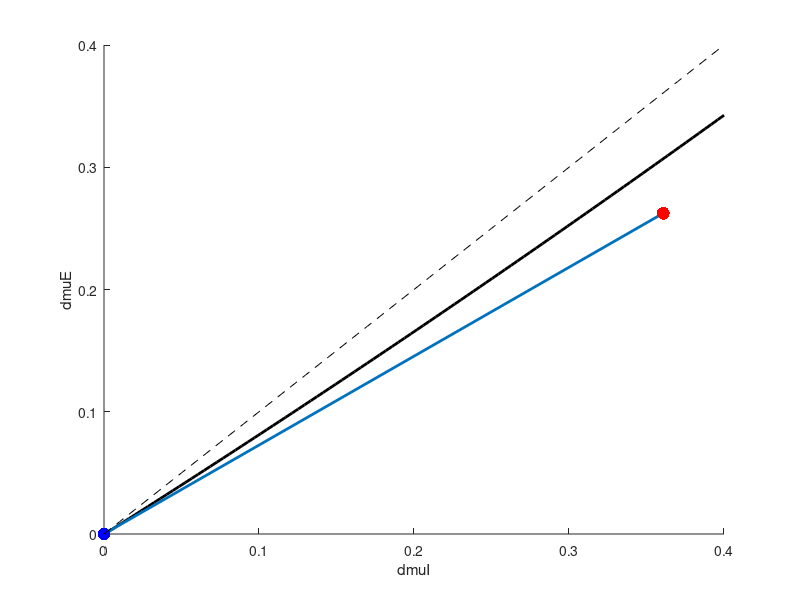

The MATLAB source for this figure:
clear all
load dmudata

% Make a fit to get rid of artifact bumps (only arise because deltacov=0
% was computed using minima)
Fit = polyfit(dmuIvec',CovEEbdry,2);

figure; hold on
plot(dmuIvec,polyval(Fit,dmuIvec),'k','LineWidth',2)
l=line([0 dmuIatt],[0 dmuEatt],'LineWidth',2);
plot(0,0,'b.','MarkerSize',28);
plot(dmuIatt,dmuEatt,'r.','MarkerSize',28);
plot(0:0.01:0.4,0:0.01:0.4,'k--')
hold off
xlim([0 0.4])
ylim([0 0.4])
xlabel('dmuI')
ylabel('dmuE')
box off